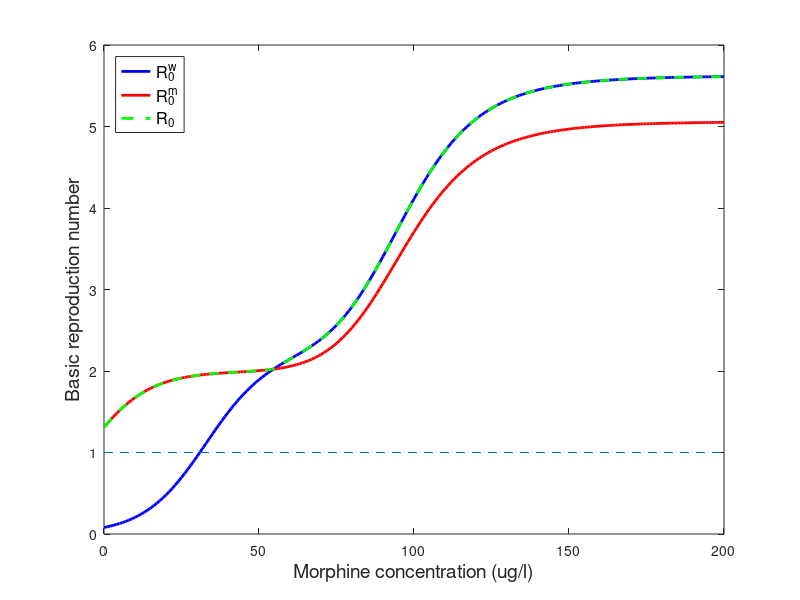

Source code (MATLAB):
clear all;

M = 0:200;

%%% q-r parameters
Mh = 100; %2.8534e-3;
rc = 0.16;
rm = 0.52;
qc = 1.23e-6;
qm = 0.25;
n = 8;

eta_r = @(M) (M.^n)./(Mh^n+M.^n);
eta_q = @(M) 1-eta_r(M);

r = rc + (rm - rc)*eta_r(M);
q = qc + (qm - qc)*eta_q(M);

%%% other parameters
lambda = 3690;%3690;
F = 0.1;%0.2;
bl = 1e-9;
bh = 1e-7;
p = 2500; %2500
b = 0.25;%0.005 Vitaly: 0.01 to 0.4
B = 50;%20.5;%10.5;%50
dt = 0.01;
dv = 23;
di = 0.7;
dc = 0.2; %0.63

ep = 3e-5;
mu = 1;%4/24;
eta = 1;
EP = ep./(mu + eta*M);

alp = 6.7e-5;%6.7e-6
gamma = 1; %0.4;%0.4;
xi = 1;

omega_base = 15;
psi = 0.1;
omega = omega_base*exp(-psi.*M);%50

%%% IFE values
Tl = (lambda*(q + dt))./(dt*(q+r+dt));
Th = lambda*r./(dt*(q+r+dt));
C = omega/dc;

%%% Rw and Rm
Rw = ( (1-EP).*(bh*Th + bl*Tl)*p )./( dv*(b*C+di) );
Rm = ( (1-F)*(bh*Th + bl*Tl)*(1+B)*p)./(dv*(di*B+b*C+di));
R0 = max(Rw,Rm);

figure
hold on; box on
plot(M,Rw,'b',"Linewidth",2)
plot(M,Rm,'r',"Linewidth",2)
plot(M,R0,'g--',"Linewidth",2)
xlabel('Morphine concentration (ug/l)','fontsize',14)
ylabel('Basic reproduction number','fontsize',14)
plot([M(1) M(end)],[1 1],'--')
legend('R_0^w','R_0^m','R_0','Location','Northwest','fontsize',12)
% title('Basic reproduction number')


[Rw(1) Rm(1)]
[Rw(end) Rm(end)]






